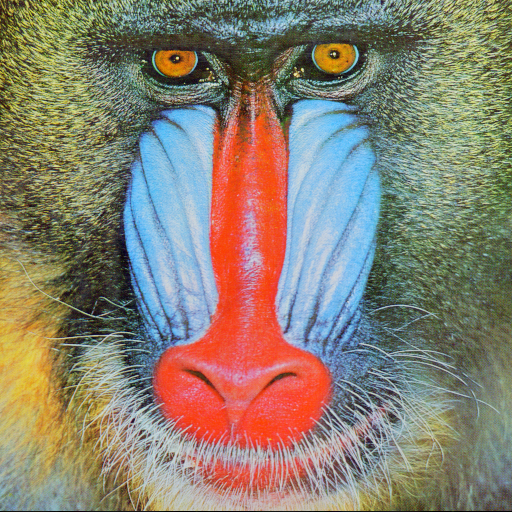
#> input picture a1/Baboon.png, 512 x 512 px; the run also reads 1 picture not shown here
$ python a1.py
#> lines starting #> are read from the running program, lines starting #| are printed output that depends on the picture
# Rin Meng 51940633

import os

import cv2
import matplotlib.pyplot as plt
import numpy as np

script_dir = os.path.dirname(os.path.abspath(__file__))
bab = os.path.join(script_dir, "Baboon.png")
bab_gray = os.path.join(script_dir, "BaboonGray.png")

# 1.a
img = cv2.imread(bab)
#> img is the input picture: shape (512, 512, 3); mean B, G, R 113.1, 128.9, 137.4
assert img is not None


def scanLine4e(f, l, loc):
    if loc != "row" and loc != "col":
        return None

    return f[l, :].copy() if loc == "row" else f[:, l].copy()


# 1.b
gray = cv2.cvtColor(img, cv2.COLOR_BGR2GRAY)
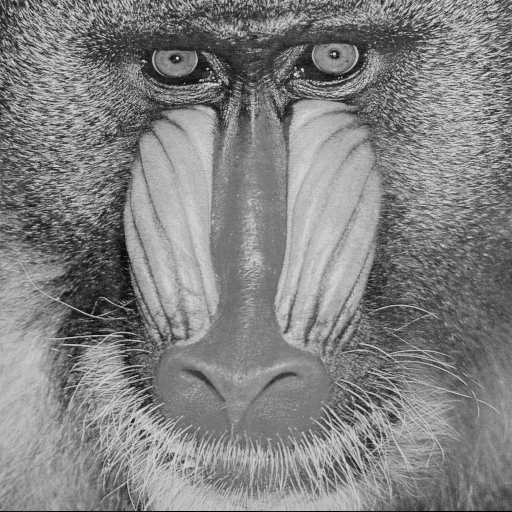
#> gray: shape (512, 512); min 0, max 231, mean 129.6
mid = gray.shape[0] // 2
#> mid = 256
scan = scanLine4e(gray, mid, "row")
#> scan = 512 values, max 207 at index 323, min 15 at index 122, mean 129.8
assert scan is not None

plt.figure()
plt.plot(scan)
plt.title("Scan Line Plot")
plt.xlabel("Pixel Index")
plt.ylabel("Intensity")
plt.show()
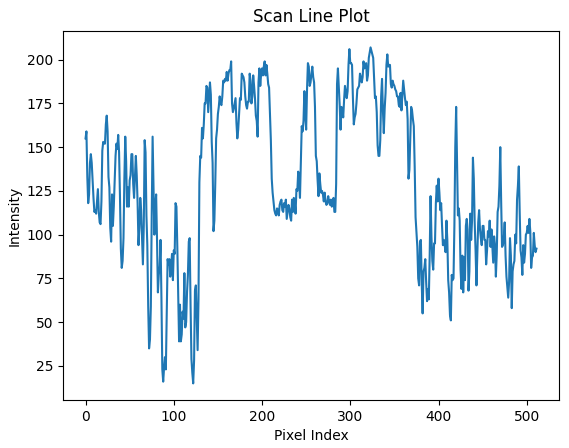
#> figure drawn by matplotlib, 1 panel; curve peaks at x = 323, y = 207


# 2.a
def mask4e(M, N, rUL, cUL, rLR, cLR):
    if rUL > rLR or cUL > cLR:
        raise ValueError("Upper-left must be above and left of lower-right")
    if rUL < 0 or cUL < 0 or rLR >= M or cLR >= N:
        raise ValueError(f"Region exceeds {M} x {N} mask dimensions")
    mask = np.zeros((M, N), dtype=np.uint8)
    mask[rUL : rLR + 1, cUL : cLR + 1] = 1
    return mask


# 2.b
img_gray = cv2.imread(bab_gray, cv2.IMREAD_GRAYSCALE)
assert img_gray is not None
M, N = img_gray.shape
#> M = 512; N = 512
h, w = M // 2, N // 2
#> h = 256; w = 256
rUL = (M - h) // 2
#> rUL = 128
cUL = (N - w) // 2
#> cUL = 128
rLR = rUL + h - 1
#> rLR = 383
cLR = cUL + w - 1
#> cLR = 383
mask = mask4e(M, N, rUL, cUL, rLR, cLR)

# 2.c
count = int(np.sum(mask))
#> count = 65536
expected = h * w
#> expected = 65536
print(f"Image size: {M} x {N}")
#| Image size: 512 x 512
print(
    f"Mask 1-valued elements: {count}, expected: {expected} which is",
    "correct" if count == expected else "incorrect",
)
#| Mask 1-valued elements: 65536, expected: 65536 which is correct

# 2.d
result = img_gray * mask
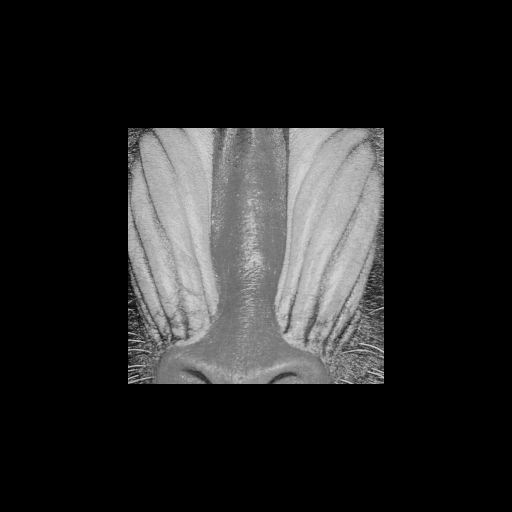
#> result: shape (512, 512); min 0, max 215, mean 37.1

plt.figure()
plt.imshow(result, cmap="gray", vmin=0, vmax=255)
plt.axis("off")
plt.show()
